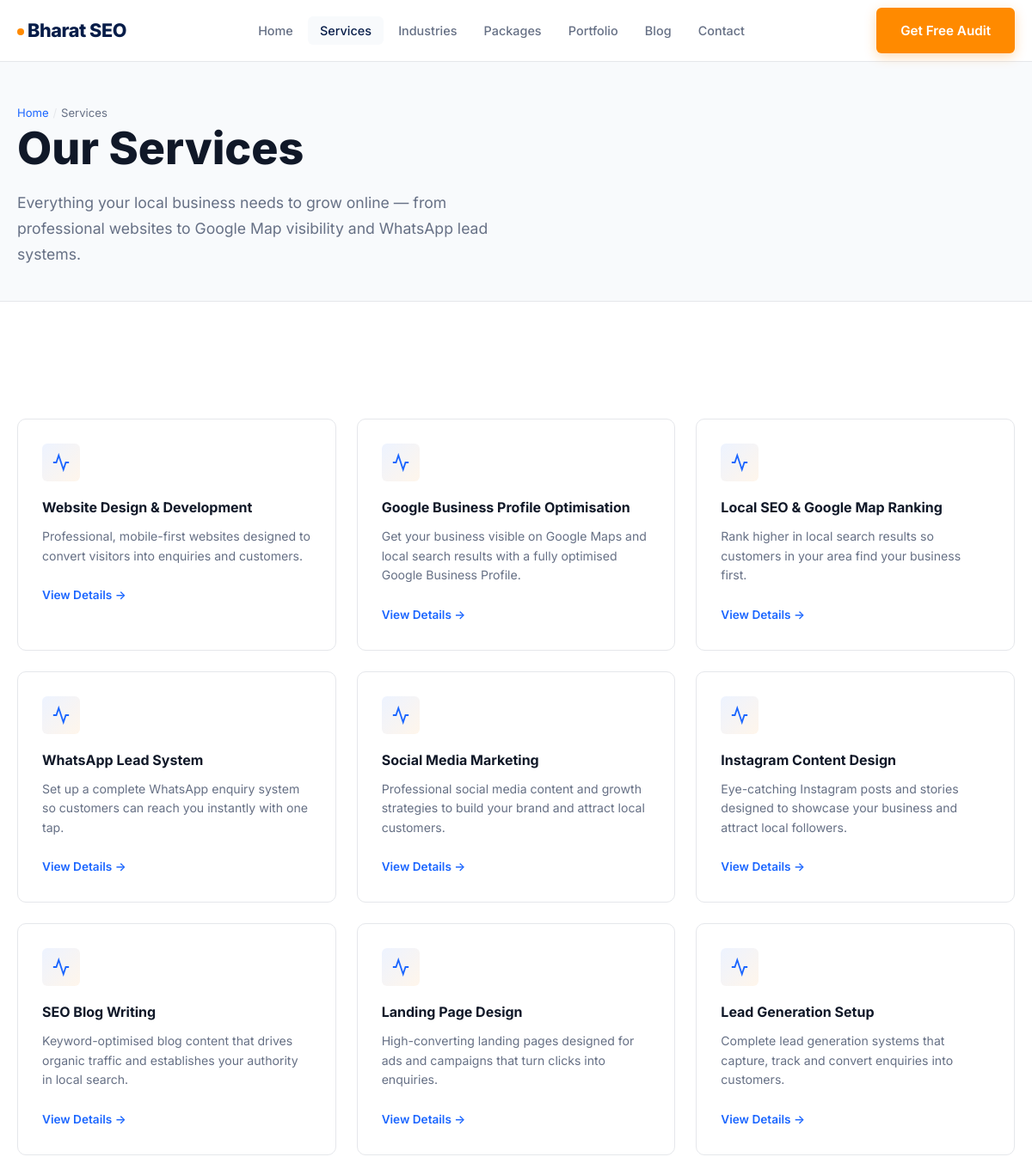
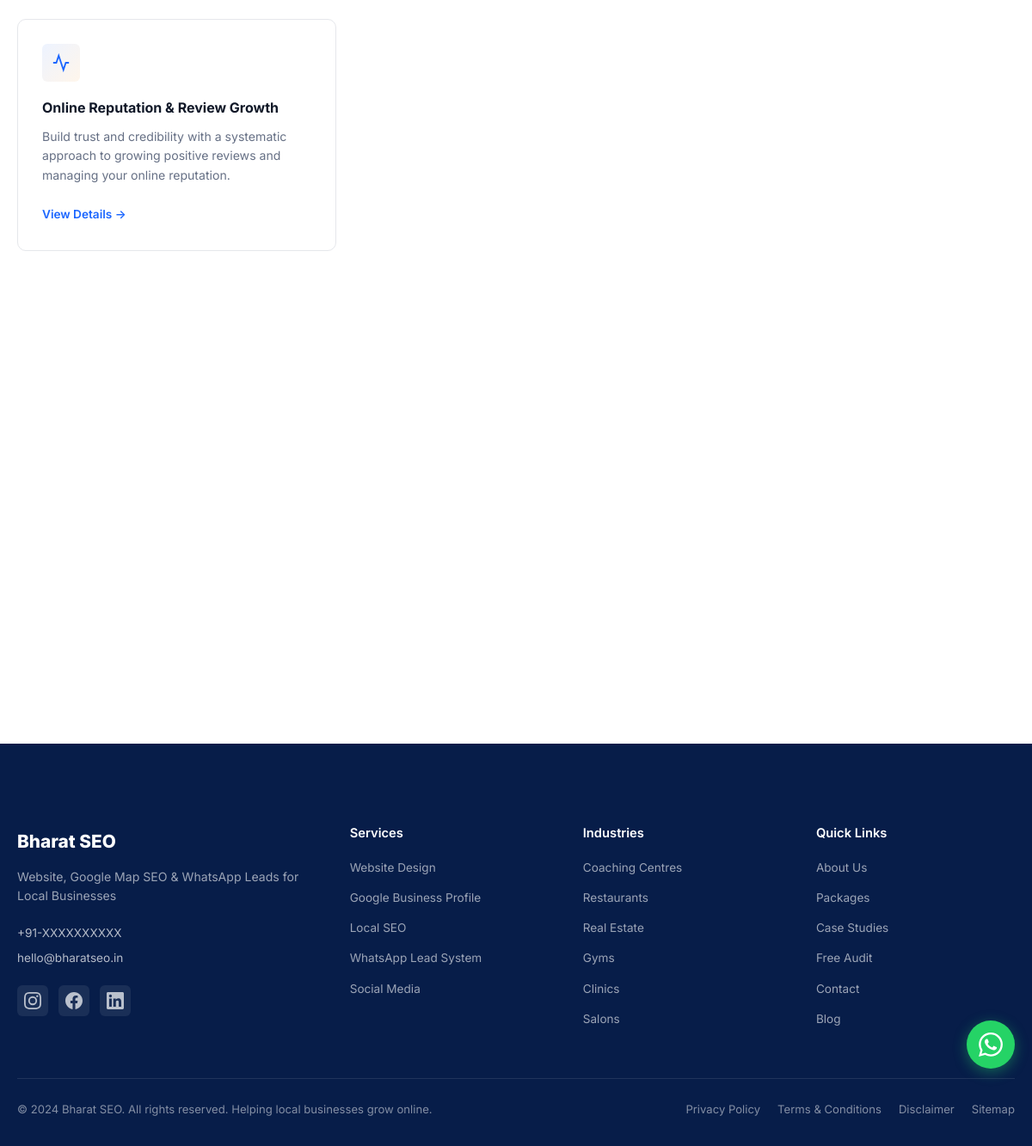
/services, run on the app's committed database (2 pictures, top to bottom).
### tables this page shows
CREATE TABLE `services` (
  `id` INT UNSIGNED AUTO_INCREMENT PRIMARY KEY,
  `title` VARCHAR(200) NOT NULL,
  `slug` VARCHAR(200) NOT NULL UNIQUE,
  `icon` VARCHAR(500) DEFAULT NULL,
  `featured_image` VARCHAR(500) DEFAULT NULL,
  `short_description` TEXT DEFAULT NULL,
  `full_description` LONGTEXT DEFAULT NULL,
  `benefits` TEXT DEFAULT NULL,
  `deliverables` TEXT DEFAULT NULL,
  `ideal_for` TEXT DEFAULT NULL,
  `faqs` TEXT DEFAULT NULL,
  `cta_text` VARCHAR(200) DEFAULT 'Get Started',
  `sort_order` INT DEFAULT 0,
  `is_active` TINYINT(1) DEFAULT 1,
  `meta_title` VARCHAR(255) DEFAULT NULL,
  `meta_description` TEXT DEFAULT NULL,
  `meta_keywords` VARCHAR(500) DEFAULT NULL,
  `schema_json` TEXT DEFAULT NULL,
  `created_at` DATETIME DEFAULT CURRENT_TIMESTAMP,
  `updated_at` DATETIME DEFAULT CURRENT_TIMESTAMP ON UPDATE CURRENT_TIMESTAMP
);

### includes/db.php (called while the page is built, shortened)
<?php
function getDB(): PDO {
    static $pdo = null;
    if ($pdo === null) {
        try {
            $dsn = "mysql:host=" . DB_HOST . ";dbname=" . DB_NAME . ";charset=" . DB_CHARSET;
            $pdo = new PDO($dsn, DB_USER, DB_PASS, [
                PDO::ATTR_ERRMODE => PDO::ERRMODE_EXCEPTION,
                PDO::ATTR_DEFAULT_FETCH_MODE => PDO::FETCH_ASSOC,
                PDO::ATTR_EMULATE_PREPARES => false,
            ]);
        } catch (PDOException $e) {
            error_log("Database connection failed: " . $e->getMessage());
            die("Database connection error. Please check configuration.");
        }
    }
    return $pdo;
}
function getSetting(string $key, string $default = ''): string {
    static $settings = null;
    if ($settings === null) {
        $settings = [];
        try {
            $stmt = getDB()->query("SELECT setting_key, setting_value FROM site_settings");
            while ($row = $stmt->fetch()) {
                $settings[$row['setting_key']] = $row['setting_value'] ?? '';
            }
        } catch (PDOException $e) {
            return $default;
        }
    }
    return $settings[$key] ?? $default;
}

### includes/functions.php (called while the page is built, shortened)
<?php
function sanitize(string $input): string {
    return htmlspecialchars(trim($input), ENT_QUOTES, 'UTF-8');
}
function isActivePage(string $route): bool {
    $currentRoute = $_GET['route'] ?? '';
    return $currentRoute === $route || strpos($currentRoute, $route) === 0;
}

### pages/services.php (the view, shortened to what this page needs)
<?php
$services = getDB()->query("SELECT * FROM services WHERE is_active = 1 ORDER BY sort_order ASC")->fetchAll();
$whatsappClean = preg_replace('/[^0-9]/', '', getSetting('whatsapp'));
require_once __DIR__ . '/../includes/header.php';
?>
<section class="page-header">
    <div class="container">
        <nav class="breadcrumb-list" aria-label="Breadcrumb">
            <a href="/">Home</a><span class="breadcrumb-sep">/</span><span>Services</span>
        </nav>
        <h1>Our Services</h1>
        <p>Everything your local business needs to grow online — from professional websites to Google Map visibility and WhatsApp lead systems.</p>
    </div>
</section>
<section class="section fade-up">
    <div class="container">
        <div class="services-grid" style="grid-template-columns: repeat(auto-fit, minmax(280px, 1fr));">
            <?php foreach ($services as $service): ?>
            <div class="service-card">
                <div class="service-card-icon">
                    <svg viewBox="0 0 24 24" fill="none" stroke="currentColor" stroke-width="2"><path d="M22 12h-4l-3 9L9 3l-3 9H2"/></svg>
                </div>
                <h3><?= sanitize($service['title']) ?></h3>
                <p><?= sanitize($service['short_description']) ?></p>
                <a href="/services/<?= sanitize($service['slug']) ?>" class="service-card-link">View Details →</a>
            </div>
            <?php endforeach; ?>
        </div>
    </div>
</section>
<?php require_once __DIR__ . '/../includes/footer.php'; ?>

### index.php (shortened to what this page needs)
<?php
require_once __DIR__ . '/includes/db.php';
require_once __DIR__ . '/includes/functions.php';
$route = trim($_GET['route'] ?? '', '/');
switch (true) {
    case $route === 'services':
        require __DIR__ . '/pages/services.php';
        break;
}

### includes/header.php (shortened to what this page needs)
<?php
$agencyName = getSetting('agency_name', 'Bharat SEO');
$whatsapp = getSetting('whatsapp', '+91-XXXXXXXXXX');
$whatsappClean = preg_replace('/[^0-9]/', '', $whatsapp);
?>
<!DOCTYPE html>
<html lang="en">
<head>
    <link rel="stylesheet" href="/assets/css/style.css">
</head>
<body>
    <header class="site-header" id="site-header">
        <div class="container header-inner">
            <a href="/" class="logo" aria-label="<?= sanitize($agencyName) ?> - Home">
                <span class="logo-text"><?= sanitize($agencyName) ?></span>
            </a>
            <nav class="main-nav" id="main-nav" aria-label="Main Navigation">
                <ul class="nav-list">
                    <li><a href="/" class="<?= isActivePage('') && !isset($_GET['route']) ? 'active' : '' ?>">Home</a></li>
                    <li><a href="/services" class="<?= isActivePage('services') ? 'active' : '' ?>">Services</a></li>
                    <li><a href="/industries" class="<?= isActivePage('industries') ? 'active' : '' ?>">Industries</a></li>
                    <li><a href="/packages" class="<?= isActivePage('packages') ? 'active' : '' ?>">Packages</a></li>
                    <li><a href="/portfolio" class="<?= isActivePage('portfolio') ? 'active' : '' ?>">Portfolio</a></li>
                    <li><a href="/blog" class="<?= isActivePage('blog') ? 'active' : '' ?>">Blog</a></li>
                    <li><a href="/contact" class="<?= isActivePage('contact') ? 'active' : '' ?>">Contact</a></li>
                </ul>
            </nav>
            <a href="/free-audit" class="btn btn-primary header-cta">Get Free Audit</a>
        </div>
    </header>
    <a href="https://wa.me/<?= $whatsappClean ?>?text=Hi%20Bharat%20SEO%2C%20I%20want%20to%20know%20more%20about%20your%20services." target="_blank" class="floating-whatsapp" aria-label="Chat on WhatsApp">
    </a>
    <main id="main-content">

### includes/footer.php (shortened to what this page needs)
    </main>
    <footer class="site-footer">
        <div class="container">
            <div class="footer-grid">
                <div class="footer-brand">
                    <span class="footer-logo"><?= sanitize(getSetting('agency_name', 'Bharat SEO')) ?></span>
                    <p class="footer-tagline"><?= sanitize(getSetting('tagline', 'Website, Google Map SEO & WhatsApp Leads for Local Businesses')) ?></p>
                    <div class="footer-contact-info">
                        <a href="tel:<?= sanitize(getSetting('phone')) ?>"><?= sanitize(getSetting('phone')) ?></a>
                        <a href="mailto:<?= sanitize(getSetting('email')) ?>"><?= sanitize(getSetting('email')) ?></a>
                    </div>
                    <div class="footer-social">
                        <?php if (getSetting('instagram_url')): ?>
                        <a href="<?= sanitize(getSetting('instagram_url')) ?>" target="_blank" rel="noopener" aria-label="Instagram">
                        </a>
                        <?php endif; ?>
                        <?php if (getSetting('facebook_url')): ?>
                        <a href="<?= sanitize(getSetting('facebook_url')) ?>" target="_blank" rel="noopener" aria-label="Facebook">
                        </a>
                        <?php endif; ?>
                        <?php if (getSetting('linkedin_url')): ?>
                        <a href="<?= sanitize(getSetting('linkedin_url')) ?>" target="_blank" rel="noopener" aria-label="LinkedIn">
                        </a>
                        <?php endif; ?>
                    </div>
                </div>
                <div class="footer-links">
                    <h3>Services</h3>
                    <ul>
                        <li><a href="/services/website-design-development">Website Design</a></li>
                        <li><a href="/services/google-business-profile-optimisation">Google Business Profile</a></li>
                        <li><a href="/services/local-seo-google-map-ranking">Local SEO</a></li>
                        <li><a href="/services/whatsapp-lead-system">WhatsApp Lead System</a></li>
                        <li><a href="/services/social-media-marketing">Social Media</a></li>
                    </ul>
                </div>
                <div class="footer-links">
                    <h3>Industries</h3>
                    <ul>
                        <li><a href="/industries/coaching-centres">Coaching Centres</a></li>
                        <li><a href="/industries/restaurants">Restaurants</a></li>
                        <li><a href="/industries/real-estate">Real Estate</a></li>
                        <li><a href="/industries/gyms">Gyms</a></li>
                        <li><a href="/industries/clinics">Clinics</a></li>
                        <li><a href="/industries/salons">Salons</a></li>
                    </ul>
                </div>
                <div class="footer-links">
                    <h3>Quick Links</h3>
                    <ul>
                        <li><a href="/about">About Us</a></li>
                        <li><a href="/packages">Packages</a></li>
                        <li><a href="/case-studies">Case Studies</a></li>
                        <li><a href="/free-audit">Free Audit</a></li>
                        <li><a href="/contact">Contact</a></li>
                        <li><a href="/blog">Blog</a></li>
                    </ul>
                </div>
            </div>
            <div class="footer-bottom">
                <p><?= sanitize(getSetting('footer_text', '© ' . date('Y') . ' Bharat SEO. All rights reserved.')) ?></p>
                <div class="footer-legal">
                    <a href="/privacy-policy">Privacy Policy</a>
                    <a href="/terms-conditions">Terms & Conditions</a>
                    <a href="/disclaimer">Disclaimer</a>
                    <a href="/sitemap">Sitemap</a>
                </div>
            </div>
        </div>
    </footer>
</body>
</html>

### data on the page
services: title "Website Design & Development", short_description "Professional, mobile-first websites designed to convert visitors into enquiries and customers."
services: title "Google Business Profile Optimisation", short_description "Get your business visible on Google Maps and local search results with a fully optimised Google Business Profile."
services: title "Local SEO & Google Map Ranking", short_description "Rank higher in local search results so customers in your area find your business first."
services: title "WhatsApp Lead System", short_description "Set up a complete WhatsApp enquiry system so customers can reach you instantly with one tap."
services: title "Social Media Marketing", short_description "Professional social media content and growth strategies to build your brand and attract local customers."
services: title "Instagram Content Design", short_description "Eye-catching Instagram posts and stories designed to showcase your business and attract local followers."
services: title "SEO Blog Writing", short_description "Keyword-optimised blog content that drives organic traffic and establishes your authority in local search."
services: title "Landing Page Design", short_description "High-converting landing pages designed for ads and campaigns that turn clicks into enquiries."
services: title "Lead Generation Setup", short_description "Complete lead generation systems that capture, track and convert enquiries into customers."
services: title "Online Reputation & Review Growth", short_description "Build trust and credibility with a systematic approach to growing positive reviews and managing your online reputation."

### other printed values
$agencyName "Bharat SEO"
getSetting('agency_name', 'Bharat SEO') "Bharat SEO"
getSetting('phone') "+91-XXXXXXXXXX"
getSetting('email') "hello@bharatseo.in"
